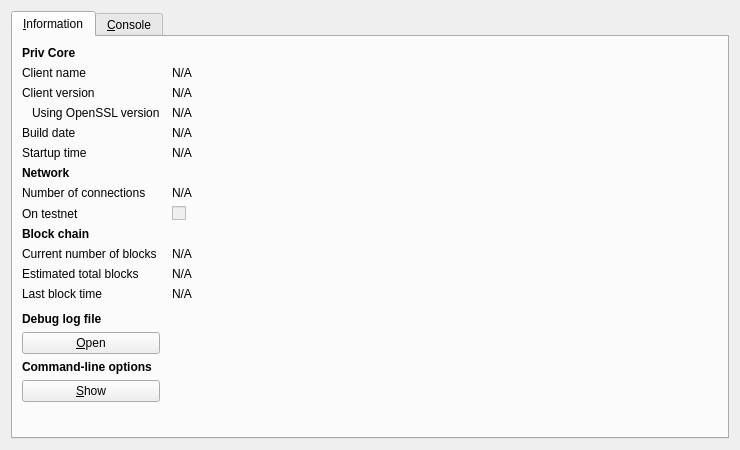
<?xml version="1.0" encoding="UTF-8"?>
<ui version="4.0">
 <class>RPCConsole</class>
 <widget class="QDialog" name="RPCConsole">
  <property name="geometry">
   <rect>
    <x>0</x>
    <y>0</y>
    <width>740</width>
    <height>450</height>
   </rect>
  </property>
  <property name="windowTitle">
   <string>Priv - Debug window</string>
  </property>
  <layout class="QVBoxLayout" name="verticalLayout_2">
   <item>
    <widget class="QTabWidget" name="tabWidget">
     <property name="currentIndex">
      <number>0</number>
     </property>
     <widget class="QWidget" name="tab_info">
      <attribute name="title">
       <string>&amp;Information</string>
      </attribute>
      <layout class="QGridLayout" name="gridLayout" columnstretch="0,1">
       <property name="horizontalSpacing">
        <number>12</number>
       </property>
       <item row="0" column="0">
        <widget class="QLabel" name="label_9">
         <property name="font">
          <font>
           <weight>75</weight>
           <bold>true</bold>
          </font>
         </property>
         <property name="text">
          <string>Priv Core</string>
         </property>
        </widget>
       </item>
       <item row="1" column="0">
        <widget class="QLabel" name="label_5">
         <property name="text">
          <string>Client name</string>
         </property>
        </widget>
       </item>
       <item row="1" column="1">
        <widget class="QLabel" name="clientName">
         <property name="cursor">
          <cursorShape>IBeamCursor</cursorShape>
         </property>
         <property name="text">
          <string>N/A</string>
         </property>
         <property name="textFormat">
          <enum>Qt::PlainText</enum>
         </property>
         <property name="textInteractionFlags">
          <set>Qt::LinksAccessibleByMouse|Qt::TextSelectableByKeyboard|Qt::TextSelectableByMouse</set>
         </property>
        </widget>
       </item>
       <item row="2" column="0">
        <widget class="QLabel" name="label_6">
         <property name="text">
          <string>Client version</string>
         </property>
        </widget>
       </item>
       <item row="2" column="1">
        <widget class="QLabel" name="clientVersion">
         <property name="cursor">
          <cursorShape>IBeamCursor</cursorShape>
         </property>
         <property name="text">
          <string>N/A</string>
         </property>
         <property name="textFormat">
          <enum>Qt::PlainText</enum>
         </property>
         <property name="textInteractionFlags">
          <set>Qt::LinksAccessibleByMouse|Qt::TextSelectableByKeyboard|Qt::TextSelectableByMouse</set>
         </property>
        </widget>
       </item>
       <item row="3" column="0">
        <widget class="QLabel" name="label_14">
         <property name="text">
          <string>Using OpenSSL version</string>
         </property>
         <property name="indent">
          <number>10</number>
         </property>
        </widget>
       </item>
       <item row="3" column="1">
        <widget class="QLabel" name="openSSLVersion">
         <property name="cursor">
          <cursorShape>IBeamCursor</cursorShape>
         </property>
         <property name="text">
          <string>N/A</string>
         </property>
         <property name="textFormat">
          <enum>Qt::PlainText</enum>
         </property>
         <property name="textInteractionFlags">
          <set>Qt::LinksAccessibleByMouse|Qt::TextSelectableByKeyboard|Qt::TextSelectableByMouse</set>
         </property>
        </widget>
       </item>
       <item row="4" column="0">
        <widget class="QLabel" name="label_12">
         <property name="text">
          <string>Build date</string>
         </property>
        </widget>
       </item>
       <item row="4" column="1">
        <widget class="QLabel" name="buildDate">
         <property name="cursor">
          <cursorShape>IBeamCursor</cursorShape>
         </property>
         <property name="text">
          <string>N/A</string>
         </property>
         <property name="textFormat">
          <enum>Qt::PlainText</enum>
         </property>
         <property name="textInteractionFlags">
          <set>Qt::LinksAccessibleByMouse|Qt::TextSelectableByKeyboard|Qt::TextSelectableByMouse</set>
         </property>
        </widget>
       </item>
       <item row="5" column="0">
        <widget class="QLabel" name="label_13">
         <property name="text">
          <string>Startup time</string>
         </property>
        </widget>
       </item>
       <item row="5" column="1">
        <widget class="QLabel" name="startupTime">
         <property name="cursor">
          <cursorShape>IBeamCursor</cursorShape>
         </property>
         <property name="text">
          <string>N/A</string>
         </property>
         <property name="textFormat">
          <enum>Qt::PlainText</enum>
         </property>
         <property name="textInteractionFlags">
          <set>Qt::LinksAccessibleByMouse|Qt::TextSelectableByKeyboard|Qt::TextSelectableByMouse</set>
         </property>
        </widget>
       </item>
       <item row="6" column="0">
        <widget class="QLabel" name="label_11">
         <property name="font">
          <font>
           <weight>75</weight>
           <bold>true</bold>
          </font>
         </property>
         <property name="text">
          <string>Network</string>
         </property>
        </widget>
       </item>
       <item row="7" column="0">
        <widget class="QLabel" name="label_7">
         <property name="text">
          <string>Number of connections</string>
         </property>
        </widget>
       </item>
       <item row="7" column="1">
        <widget class="QLabel" name="numberOfConnections">
         <property name="cursor">
          <cursorShape>IBeamCursor</cursorShape>
         </property>
         <property name="text">
          <string>N/A</string>
         </property>
         <property name="textFormat">
          <enum>Qt::PlainText</enum>
         </property>
         <property name="textInteractionFlags">
          <set>Qt::LinksAccessibleByMouse|Qt::TextSelectableByKeyboard|Qt::TextSelectableByMouse</set>
         </property>
        </widget>
       </item>
       <item row="8" column="0">
        <widget class="QLabel" name="label_8">
         <property name="text">
          <string>On testnet</string>
         </property>
        </widget>
       </item>
       <item row="8" column="1">
        <widget class="QCheckBox" name="isTestNet">
         <property name="enabled">
          <bool>false</bool>
         </property>
         <property name="text">
          <string/>
         </property>
        </widget>
       </item>
       <item row="9" column="0">
        <widget class="QLabel" name="label_10">
         <property name="font">
          <font>
           <weight>75</weight>
           <bold>true</bold>
          </font>
         </property>
         <property name="text">
          <string>Block chain</string>
         </property>
        </widget>
       </item>
       <item row="10" column="0">
        <widget class="QLabel" name="label_3">
         <property name="text">
          <string>Current number of blocks</string>
         </property>
        </widget>
       </item>
       <item row="10" column="1">
        <widget class="QLabel" name="numberOfBlocks">
         <property name="cursor">
          <cursorShape>IBeamCursor</cursorShape>
         </property>
         <property name="text">
          <string>N/A</string>
         </property>
         <property name="textFormat">
          <enum>Qt::PlainText</enum>
         </property>
         <property name="textInteractionFlags">
          <set>Qt::LinksAccessibleByMouse|Qt::TextSelectableByKeyboard|Qt::TextSelectableByMouse</set>
         </property>
        </widget>
       </item>
       <item row="11" column="0">
        <widget class="QLabel" name="label_4">
         <property name="text">
          <string>Estimated total blocks</string>
         </property>
        </widget>
       </item>
       <item row="11" column="1">
        <widget class="QLabel" name="totalBlocks">
         <property name="cursor">
          <cursorShape>IBeamCursor</cursorShape>
         </property>
         <property name="text">
          <string>N/A</string>
         </property>
         <property name="textFormat">
          <enum>Qt::PlainText</enum>
         </property>
         <property name="textInteractionFlags">
          <set>Qt::LinksAccessibleByMouse|Qt::TextSelectableByKeyboard|Qt::TextSelectableByMouse</set>
         </property>
        </widget>
       </item>
       <item row="12" column="0">
        <widget class="QLabel" name="label_2">
         <property name="text">
          <string>Last block time</string>
         </property>
        </widget>
       </item>
       <item row="12" column="1">
        <widget class="QLabel" name="lastBlockTime">
         <property name="cursor">
          <cursorShape>IBeamCursor</cursorShape>
         </property>
         <property name="text">
          <string>N/A</string>
         </property>
         <property name="textFormat">
          <enum>Qt::PlainText</enum>
         </property>
         <property name="textInteractionFlags">
          <set>Qt::LinksAccessibleByMouse|Qt::TextSelectableByKeyboard|Qt::TextSelectableByMouse</set>
         </property>
        </widget>
       </item>
       <item row="13" column="0">
        <spacer name="verticalSpacer_2">
         <property name="orientation">
          <enum>Qt::Vertical</enum>
         </property>
         <property name="sizeHint" stdset="0">
          <size>
           <width>20</width>
           <height>20</height>
          </size>
         </property>
        </spacer>
       </item>
       <item row="14" column="0">
        <widget class="QLabel" name="labelDebugLogfile">
         <property name="font">
          <font>
           <weight>75</weight>
           <bold>true</bold>
          </font>
         </property>
         <property name="text">
          <string>Debug log file</string>
         </property>
        </widget>
       </item>
       <item row="15" column="0">
        <widget class="QPushButton" name="openDebugLogfileButton">
         <property name="toolTip">
          <string>Open the Priv debug log file from the current data directory. This can take a few seconds for large log files.</string>
         </property>
         <property name="text">
          <string>&amp;Open</string>
         </property>
         <property name="autoDefault">
          <bool>false</bool>
         </property>
        </widget>
       </item>
       <item row="16" column="0">
        <widget class="QLabel" name="labelCLOptions">
         <property name="font">
          <font>
           <weight>75</weight>
           <bold>true</bold>
          </font>
         </property>
         <property name="text">
          <string>Command-line options</string>
         </property>
        </widget>
       </item>
       <item row="17" column="0">
        <widget class="QPushButton" name="showCLOptionsButton">
         <property name="toolTip">
          <string>Show the Priv-Qt help message to get a list with possible Priv command-line options.</string>
         </property>
         <property name="text">
          <string>&amp;Show</string>
         </property>
         <property name="autoDefault">
          <bool>false</bool>
         </property>
        </widget>
       </item>
       <item row="18" column="0">
        <spacer name="verticalSpacer">
         <property name="orientation">
          <enum>Qt::Vertical</enum>
         </property>
         <property name="sizeHint" stdset="0">
          <size>
           <width>20</width>
           <height>40</height>
          </size>
         </property>
        </spacer>
       </item>
      </layout>
     </widget>
     <widget class="QWidget" name="tab_console">
      <attribute name="title">
       <string>&amp;Console</string>
      </attribute>
      <layout class="QVBoxLayout" name="verticalLayout_3">
       <property name="spacing">
        <number>3</number>
       </property>
       <item>
        <widget class="QTextEdit" name="messagesWidget">
         <property name="minimumSize">
          <size>
           <width>0</width>
           <height>100</height>
          </size>
         </property>
         <property name="readOnly">
          <bool>true</bool>
         </property>
         <property name="tabKeyNavigation" stdset="0">
          <bool>false</bool>
         </property>
         <property name="columnCount" stdset="0">
          <number>2</number>
         </property>
        </widget>
       </item>
       <item>
        <layout class="QHBoxLayout" name="horizontalLayout">
         <property name="spacing">
          <number>3</number>
         </property>
         <item>
          <widget class="QLabel" name="label">
           <property name="text">
            <string notr="true">&gt;</string>
           </property>
          </widget>
         </item>
         <item>
          <widget class="QLineEdit" name="lineEdit"/>
         </item>
         <item>
          <widget class="QPushButton" name="clearButton">
           <property name="maximumSize">
            <size>
             <width>24</width>
             <height>24</height>
            </size>
           </property>
           <property name="toolTip">
            <string>Clear console</string>
           </property>
           <property name="text">
            <string/>
           </property>
           <property name="icon">
            <iconset resource="../bitcoin.qrc">
             <normaloff>:/icons/remove</normaloff>:/icons/remove</iconset>
           </property>
           <property name="shortcut">
            <string notr="true">Ctrl+L</string>
           </property>
           <property name="autoDefault">
            <bool>false</bool>
           </property>
          </widget>
         </item>
        </layout>
       </item>
      </layout>
     </widget>
    </widget>
   </item>
  </layout>
 </widget>
 <resources>
  <include location="../bitcoin.qrc"/>
 </resources>
 <connections/>
</ui>
